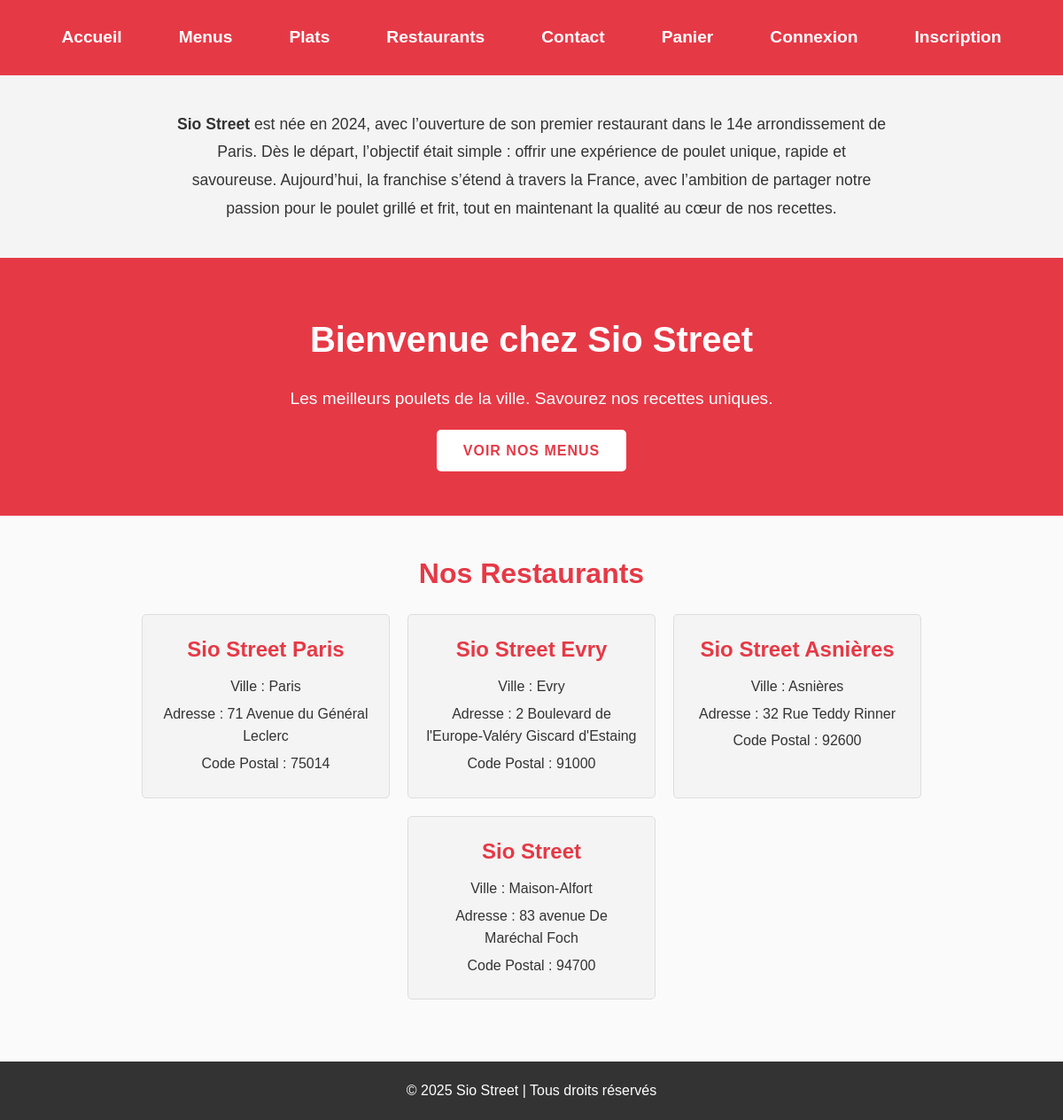
Before: / with the older database file.
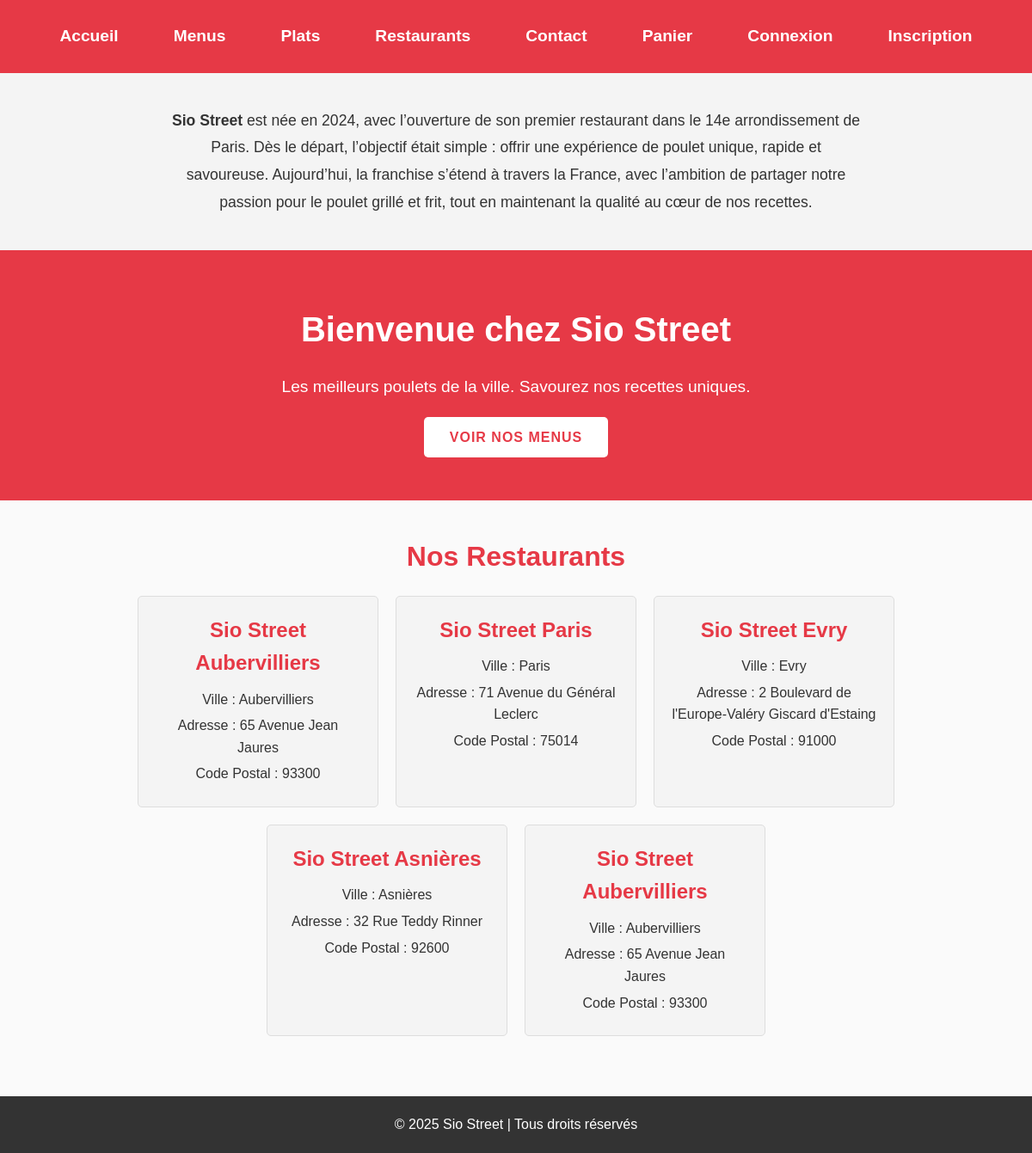
After: the same page with the newer database file.
### tables this page shows
CREATE TABLE `restaurant` (
  `IDRestaurant` int(11) NOT NULL,
  `NomRestaurant` varchar(50) DEFAULT NULL,
  `VilleRestaurant` varchar(50) DEFAULT NULL,
  `AdresseRestaurant` varchar(50) DEFAULT NULL,
  `CodePostaleRestaurant` int(11) DEFAULT NULL
);

### controllers/HomeController.php (called while the page is built)
<?php
require_once 'models/Restaurant.php';
class HomeController {
    public function index() {
        $restaurants = Restaurant::getAll();
        require_once 'views/home/index.php';
    }
}
?>

### models/Restaurant.php (called while the page is built, shortened)
<?php
class Restaurant {
    private $nom;
    private $ville;
    private $adresse;
    private $codePostal;
    public function __construct($id, $nom, $ville, $adresse, $codePostal) {
        $this->nom = $nom;
        $this->ville = $ville;
        $this->adresse = $adresse;
        $this->codePostal = $codePostal;
    }
    public function getNom() {
        return $this->nom;
    }
    public function getVille() {
        return $this->ville;
    }
    public function getAdresse() {
        return $this->adresse;
    }
    public function getCodePostal() {
        return $this->codePostal;
    }
    public static function getAll() {
        $db = database::getConnection();
        $stmt = $db->query("SELECT * FROM Restaurant");
        $restaurants = [];
        while ($row = $stmt->fetch(PDO::FETCH_ASSOC)) {
            $restaurants[] = new Restaurant(
                $row['IDRestaurant'],
                $row['NomRestaurant'],
                $row['VilleRestaurant'],
                $row['AdresseRestaurant'],
                $row['CodePostaleRestaurant']
            );
        }
        return $restaurants;
    }
}
?>

### views/home/index.php (the view, shortened to what this page needs)
<?php
$role = strtolower(trim((string)($_SESSION['user_role'] ?? '')));
?>
<!DOCTYPE html>
<html lang="fr">
<head>
	<link rel="stylesheet" href="/site_restaurant_mvc_v2_correct/css/accueil.css">
</head>
<body>
	<header>
		<nav>
			<a href="index.php">Accueil</a>
			<a href="index.php?controller=menu&action=index">Menus</a>
			<a href="index.php?controller=plat&action=index">Plats</a>
			<a href="index.php?controller=restaurant&action=index">Restaurants</a>
			<a href="index.php?controller=contact&action=index">Contact</a>
			<a href="index.php?controller=panier&action=index">Panier</a>
			<?php if (isset($_SESSION['user_id'])): ?>
				<span class="auth-state">Connecté<?php if ($role !== ''): ?> (<?php echo htmlspecialchars($role); ?>)<?php endif; ?></span>
				<a class="logout-link" href="index.php?controller=user&action=logout">Déconnexion</a>
				<a class="account-link" href="index.php?controller=user&action=profile" title="Mon compte" aria-label="Mon compte">
					<svg viewBox="0 0 24 24" aria-hidden="true" focusable="false">
						<path d="M12 12c2.761 0 5-2.239 5-5s-2.239-5-5-5-5 2.239-5 5 2.239 5 5 5zm0 2c-4.418 0-8 2.239-8 5v1h16v-1c0-2.761-3.582-5-8-5z"></path>
					</svg>
				</a>
			<?php else: ?>
				<a href="index.php?controller=user&action=login">Connexion</a>
				<a href="index.php?controller=user&action=register">Inscription</a>
			<?php endif; ?>
		</nav>
	</header>
	<section class="story">
		<p><strong>Sio Street</strong> est née en 2024, avec l’ouverture de son premier restaurant dans le 14e arrondissement de Paris. Dès le départ, l’objectif était simple : offrir une expérience de poulet unique, rapide et savoureuse. Aujourd’hui, la franchise s’étend à travers la France, avec l’ambition de partager notre passion pour le poulet grillé et frit, tout en maintenant la qualité au cœur de nos recettes.</p>
	</section>
	<section class="hero">
		<div class="hero-content">
			<h1>Bienvenue chez Sio Street</h1>
			<p>Les meilleurs poulets de la ville. Savourez nos recettes uniques.</p>
			<a href="index.php?controller=menu&action=index" class="cta-button">Voir nos Menus</a>
		</div>
	</section>
	<section>
		<h2>Nos Restaurants</h2>
		<div class="restaurants">
			<?php foreach ($restaurants as $restaurant): ?>
				<div class="restaurant">
					<h3><?php echo htmlspecialchars($restaurant->getNom()); ?></h3>
					<p>Ville : <?php echo htmlspecialchars($restaurant->getVille()); ?></p>
					<p>Adresse : <?php echo htmlspecialchars($restaurant->getAdresse()); ?></p>
					<p>Code Postal : <?php echo htmlspecialchars($restaurant->getCodePostal()); ?></p>
				</div>
			<?php endforeach; ?>
		</div>
	</section>
	<footer>
		<p>&copy; 2025 Sio Street | Tous droits réservés</p>
	</footer>
</body>
</html>

### index.php (shortened to what this page needs)
<?php
require_once 'controllers/HomeController.php';
$action = isset($_GET['action']) ? $_GET['action'] : 'index';
$controllerObject = new $controllerClass();
if (isset($_GET['id'])) {
    $controllerObject->$action($_GET['id']);
} else {
    $controllerObject->$action();
}
?>

### css/accueil.css (style rules this page uses)
*, *::before, *::after { margin: 0; padding: 0; box-sizing: border-box; }
body { font-family: "Arial", sans-serif; margin: 0; padding: 0; background-color: #fafafa; color: #333; line-height: 1.6; }
header { background-color: #e63946; color: white; padding: 15px 0; }
header nav { display: flex; justify-content: center; gap: 20px; }
header nav a { text-decoration: none; color: white; font-weight: bold; padding: 10px 20px; border-radius: 8px; transition: background-color 0.3s ease; font-size: 1.2em; border: 2px solid transparent; }
.story { background-color: #f4f4f4; padding: 40px 20px; text-align: center; }
.story p { max-width: 800px; margin: 0 auto; font-size: 1.1rem; line-height: 1.8; }
.hero { background-color: #e63946; color: white; text-align: center; padding: 60px 20px; }
.hero h1 { font-size: 2.5rem; margin-bottom: 20px; }
.hero p { font-size: 1.2rem; margin-bottom: 30px; }
.hero .cta-button { background-color: white; color: #e63946; padding: 15px 30px; text-decoration: none; font-weight: bold; border-radius: 5px; text-transform: uppercase; letter-spacing: 1px; }
section { padding: 40px 20px; text-align: center; }
section h2 { font-size: 2rem; margin-bottom: 20px; color: #e63946; }
.restaurants { display: flex; flex-wrap: wrap; justify-content: center; gap: 20px; margin-bottom: 30px; }
.restaurant { background-color: #f4f4f4; border: 1px solid #ddd; padding: 20px; border-radius: 5px; width: 280px; transition: transform 0.3s ease, box-shadow 0.3s ease; }
.restaurant h3 { font-size: 1.5rem; margin-bottom: 10px; color: #e63946; }
.restaurant p { font-size: 1rem; margin-bottom: 5px; }
footer { background-color: #333; color: white; text-align: center; padding: 20px 0; position: relative; bottom: 0; width: 100%; }

### views/home/index.php (style rules this page uses)
html, body { margin: 0; padding: 0; }
header { margin: 0; background-color: #e63946; color: white; padding: 15px 0; }
header nav { display: flex; justify-content: center; align-items: center; gap: 20px; }
header nav a { text-decoration: none; color: white; font-weight: bold; padding: 10px 20px; border-radius: 8px; transition: background-color 0.3s ease; font-size: 1.2em; border: 2px solid transparent; }

Changed rows visible on the page:
added restaurant: NomRestaurant "Sio Street Aubervilliers", VilleRestaurant "Aubervilliers", AdresseRestaurant "65 Avenue Jean Jaures", CodePostaleRestaurant "93300"
changed restaurant (number 5 of 5 on the later page): NomRestaurant "Sio Street" → "Sio Street Aubervilliers"; VilleRestaurant "Maison-Alfort" → "Aubervilliers"; AdresseRestaurant "83 avenue De Maréchal Foch" → "65 Avenue Jean Jaures"; CodePostaleRestaurant "94700" → "93300"
